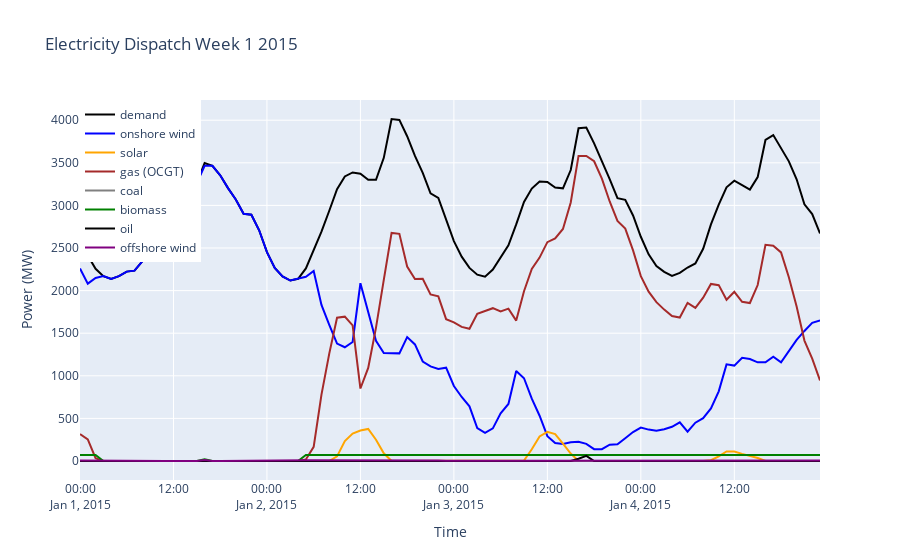

The code cell stored with this chart in its notebook:
### Markdown cell above
# B)

### Code cell
objective, capacities, loadConsumption, generation, snapshot, staus = optimizer(2015, 2730000)
plot_dispatch_winter()
